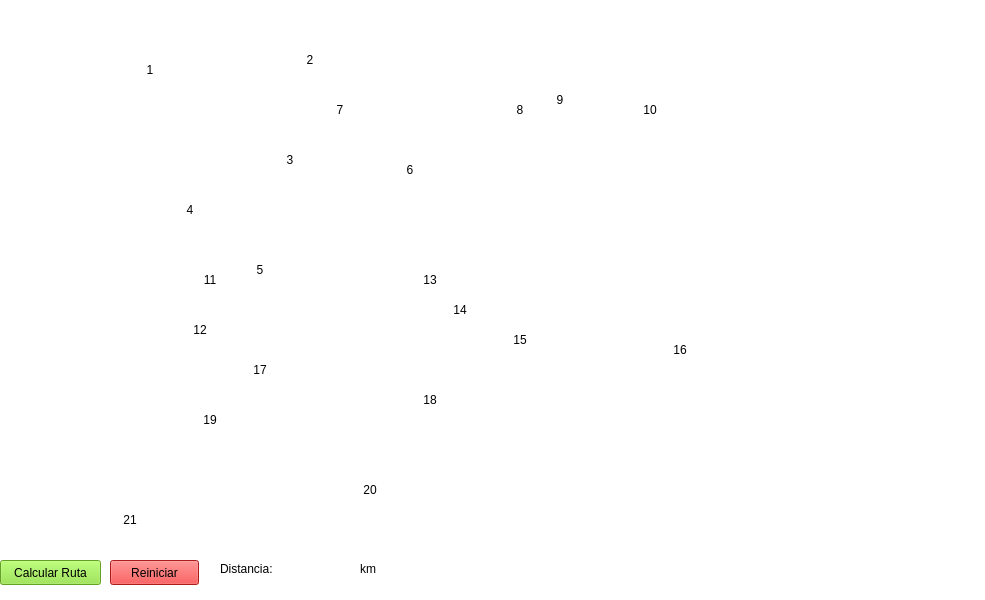
<?xml version="1.0" encoding="UTF-8"?>
<ui version="4.0">
 <class>ventanaPrincipal</class>
 <widget class="QMainWindow" name="ventanaPrincipal">
  <property name="geometry">
   <rect>
    <x>0</x>
    <y>0</y>
    <width>985</width>
    <height>600</height>
   </rect>
  </property>
  <property name="minimumSize">
   <size>
    <width>985</width>
    <height>600</height>
   </size>
  </property>
  <property name="maximumSize">
   <size>
    <width>985</width>
    <height>600</height>
   </size>
  </property>
  <property name="windowTitle">
   <string>Santo Domingo - Rutas</string>
  </property>
  <property name="styleSheet">
   <string notr="true">
background-color: rgb(255, 255, 255);</string>
  </property>
  <widget class="QWidget" name="centralwidget">
   <widget class="QPushButton" name="boton_generar">
    <property name="geometry">
     <rect>
      <x>0</x>
      <y>560</y>
      <width>101</width>
      <height>25</height>
     </rect>
    </property>
    <property name="styleSheet">
     <string notr="true">background-color: rgb(138, 226, 52);</string>
    </property>
    <property name="text">
     <string>Calcular Ruta</string>
    </property>
   </widget>
   <widget class="QPushButton" name="boton_reiniciar">
    <property name="geometry">
     <rect>
      <x>110</x>
      <y>560</y>
      <width>89</width>
      <height>25</height>
     </rect>
    </property>
    <property name="styleSheet">
     <string notr="true">background-color: rgb(239, 41, 41);</string>
    </property>
    <property name="text">
     <string>Reiniciar</string>
    </property>
   </widget>
   <widget class="QLabel" name="label">
    <property name="geometry">
     <rect>
      <x>220</x>
      <y>560</y>
      <width>81</width>
      <height>17</height>
     </rect>
    </property>
    <property name="styleSheet">
     <string notr="true">background-color: rgb(255, 255, 255);</string>
    </property>
    <property name="text">
     <string>Distancia: </string>
    </property>
   </widget>
   <widget class="QLabel" name="distancia">
    <property name="enabled">
     <bool>true</bool>
    </property>
    <property name="geometry">
     <rect>
      <x>290</x>
      <y>560</y>
      <width>67</width>
      <height>17</height>
     </rect>
    </property>
    <property name="font">
     <font>
      <kerning>true</kerning>
     </font>
    </property>
    <property name="toolTip">
     <string/>
    </property>
    <property name="styleSheet">
     <string notr="true">background-color: rgb(238, 238, 236);
selection-background-color: rgb(252, 233, 79);
background-color: rgb(255, 255, 255);</string>
    </property>
    <property name="text">
     <string/>
    </property>
   </widget>
   <widget class="QLabel" name="label_3">
    <property name="geometry">
     <rect>
      <x>360</x>
      <y>560</y>
      <width>21</width>
      <height>17</height>
     </rect>
    </property>
    <property name="styleSheet">
     <string notr="true">background-color: rgb(255, 255, 255);</string>
    </property>
    <property name="text">
     <string>km</string>
    </property>
   </widget>
   <widget class="QLabel" name="contenedor_imagen">
    <property name="geometry">
     <rect>
      <x>-10</x>
      <y>-10</y>
      <width>1000</width>
      <height>610</height>
     </rect>
    </property>
    <property name="minimumSize">
     <size>
      <width>1000</width>
      <height>610</height>
     </size>
    </property>
    <property name="maximumSize">
     <size>
      <width>1000</width>
      <height>610</height>
     </size>
    </property>
    <property name="styleSheet">
     <string notr="true"/>
    </property>
    <property name="text">
     <string/>
    </property>
    <property name="pixmap">
     <pixmap>img/nodos_mapa.png</pixmap>
    </property>
   </widget>
   <widget class="QPushButton" name="nodo">
    <property name="geometry">
     <rect>
      <x>140</x>
      <y>60</y>
      <width>20</width>
      <height>20</height>
     </rect>
    </property>
    <property name="minimumSize">
     <size>
      <width>20</width>
      <height>20</height>
     </size>
    </property>
    <property name="maximumSize">
     <size>
      <width>20</width>
      <height>20</height>
     </size>
    </property>
    <property name="styleSheet">
     <string notr="true">border-radius : 50;
background-color: rgb(255, 255, 255);</string>
    </property>
    <property name="text">
     <string>1</string>
    </property>
   </widget>
   <widget class="QPushButton" name="nodo_2">
    <property name="geometry">
     <rect>
      <x>300</x>
      <y>50</y>
      <width>20</width>
      <height>20</height>
     </rect>
    </property>
    <property name="minimumSize">
     <size>
      <width>20</width>
      <height>20</height>
     </size>
    </property>
    <property name="maximumSize">
     <size>
      <width>20</width>
      <height>20</height>
     </size>
    </property>
    <property name="styleSheet">
     <string notr="true">border-radius : 50;
background-color: rgb(255, 255, 255);</string>
    </property>
    <property name="text">
     <string>2</string>
    </property>
   </widget>
   <widget class="QPushButton" name="nodo_3">
    <property name="geometry">
     <rect>
      <x>280</x>
      <y>150</y>
      <width>20</width>
      <height>20</height>
     </rect>
    </property>
    <property name="minimumSize">
     <size>
      <width>20</width>
      <height>20</height>
     </size>
    </property>
    <property name="maximumSize">
     <size>
      <width>20</width>
      <height>20</height>
     </size>
    </property>
    <property name="styleSheet">
     <string notr="true">border-radius : 50;
background-color: rgb(255, 255, 255);</string>
    </property>
    <property name="text">
     <string>3</string>
    </property>
   </widget>
   <widget class="QPushButton" name="nodo_4">
    <property name="geometry">
     <rect>
      <x>180</x>
      <y>200</y>
      <width>20</width>
      <height>20</height>
     </rect>
    </property>
    <property name="minimumSize">
     <size>
      <width>20</width>
      <height>20</height>
     </size>
    </property>
    <property name="maximumSize">
     <size>
      <width>20</width>
      <height>20</height>
     </size>
    </property>
    <property name="styleSheet">
     <string notr="true">border-radius : 50;
background-color: rgb(255, 255, 255);</string>
    </property>
    <property name="text">
     <string>4</string>
    </property>
   </widget>
   <widget class="QPushButton" name="nodo_5">
    <property name="geometry">
     <rect>
      <x>250</x>
      <y>260</y>
      <width>20</width>
      <height>20</height>
     </rect>
    </property>
    <property name="minimumSize">
     <size>
      <width>20</width>
      <height>20</height>
     </size>
    </property>
    <property name="maximumSize">
     <size>
      <width>20</width>
      <height>20</height>
     </size>
    </property>
    <property name="styleSheet">
     <string notr="true">border-radius : 50;
background-color: rgb(255, 255, 255);</string>
    </property>
    <property name="text">
     <string>5</string>
    </property>
   </widget>
   <widget class="QPushButton" name="nodo_6">
    <property name="geometry">
     <rect>
      <x>400</x>
      <y>160</y>
      <width>20</width>
      <height>20</height>
     </rect>
    </property>
    <property name="minimumSize">
     <size>
      <width>20</width>
      <height>20</height>
     </size>
    </property>
    <property name="maximumSize">
     <size>
      <width>20</width>
      <height>20</height>
     </size>
    </property>
    <property name="styleSheet">
     <string notr="true">border-radius : 50;
background-color: rgb(255, 255, 255);</string>
    </property>
    <property name="text">
     <string>6</string>
    </property>
   </widget>
   <widget class="QPushButton" name="nodo_7">
    <property name="geometry">
     <rect>
      <x>330</x>
      <y>100</y>
      <width>20</width>
      <height>20</height>
     </rect>
    </property>
    <property name="minimumSize">
     <size>
      <width>20</width>
      <height>20</height>
     </size>
    </property>
    <property name="maximumSize">
     <size>
      <width>20</width>
      <height>20</height>
     </size>
    </property>
    <property name="styleSheet">
     <string notr="true">border-radius : 50;
background-color: rgb(255, 255, 255);</string>
    </property>
    <property name="text">
     <string>7</string>
    </property>
   </widget>
   <widget class="QPushButton" name="nodo_8">
    <property name="geometry">
     <rect>
      <x>510</x>
      <y>100</y>
      <width>20</width>
      <height>20</height>
     </rect>
    </property>
    <property name="minimumSize">
     <size>
      <width>20</width>
      <height>20</height>
     </size>
    </property>
    <property name="maximumSize">
     <size>
      <width>20</width>
      <height>20</height>
     </size>
    </property>
    <property name="styleSheet">
     <string notr="true">border-radius : 50;
background-color: rgb(255, 255, 255);</string>
    </property>
    <property name="text">
     <string>8</string>
    </property>
   </widget>
   <widget class="QPushButton" name="nodo_9">
    <property name="geometry">
     <rect>
      <x>550</x>
      <y>90</y>
      <width>20</width>
      <height>20</height>
     </rect>
    </property>
    <property name="minimumSize">
     <size>
      <width>20</width>
      <height>20</height>
     </size>
    </property>
    <property name="maximumSize">
     <size>
      <width>20</width>
      <height>20</height>
     </size>
    </property>
    <property name="styleSheet">
     <string notr="true">border-radius : 50;
background-color: rgb(255, 255, 255);</string>
    </property>
    <property name="text">
     <string>9</string>
    </property>
   </widget>
   <widget class="QPushButton" name="nodo_10">
    <property name="geometry">
     <rect>
      <x>640</x>
      <y>100</y>
      <width>20</width>
      <height>20</height>
     </rect>
    </property>
    <property name="minimumSize">
     <size>
      <width>20</width>
      <height>20</height>
     </size>
    </property>
    <property name="maximumSize">
     <size>
      <width>20</width>
      <height>20</height>
     </size>
    </property>
    <property name="styleSheet">
     <string notr="true">border-radius : 50;
background-color: rgb(255, 255, 255);</string>
    </property>
    <property name="text">
     <string>10</string>
    </property>
   </widget>
   <widget class="QPushButton" name="nodo_11">
    <property name="geometry">
     <rect>
      <x>200</x>
      <y>270</y>
      <width>20</width>
      <height>20</height>
     </rect>
    </property>
    <property name="minimumSize">
     <size>
      <width>20</width>
      <height>20</height>
     </size>
    </property>
    <property name="maximumSize">
     <size>
      <width>20</width>
      <height>20</height>
     </size>
    </property>
    <property name="styleSheet">
     <string notr="true">border-radius : 50;
background-color: rgb(255, 255, 255);</string>
    </property>
    <property name="text">
     <string>11</string>
    </property>
   </widget>
   <widget class="QPushButton" name="nodo_12">
    <property name="geometry">
     <rect>
      <x>190</x>
      <y>320</y>
      <width>20</width>
      <height>20</height>
     </rect>
    </property>
    <property name="minimumSize">
     <size>
      <width>20</width>
      <height>20</height>
     </size>
    </property>
    <property name="maximumSize">
     <size>
      <width>20</width>
      <height>20</height>
     </size>
    </property>
    <property name="styleSheet">
     <string notr="true">border-radius : 50;
background-color: rgb(255, 255, 255);</string>
    </property>
    <property name="text">
     <string>12</string>
    </property>
   </widget>
   <widget class="QPushButton" name="nodo_13">
    <property name="geometry">
     <rect>
      <x>420</x>
      <y>270</y>
      <width>20</width>
      <height>20</height>
     </rect>
    </property>
    <property name="minimumSize">
     <size>
      <width>20</width>
      <height>20</height>
     </size>
    </property>
    <property name="maximumSize">
     <size>
      <width>20</width>
      <height>20</height>
     </size>
    </property>
    <property name="styleSheet">
     <string notr="true">border-radius : 50;
background-color: rgb(255, 255, 255);</string>
    </property>
    <property name="text">
     <string>13</string>
    </property>
   </widget>
   <widget class="QPushButton" name="nodo_14">
    <property name="geometry">
     <rect>
      <x>450</x>
      <y>300</y>
      <width>20</width>
      <height>20</height>
     </rect>
    </property>
    <property name="minimumSize">
     <size>
      <width>20</width>
      <height>20</height>
     </size>
    </property>
    <property name="maximumSize">
     <size>
      <width>20</width>
      <height>20</height>
     </size>
    </property>
    <property name="styleSheet">
     <string notr="true">border-radius : 50;
background-color: rgb(255, 255, 255);</string>
    </property>
    <property name="text">
     <string>14</string>
    </property>
   </widget>
   <widget class="QPushButton" name="nodo_15">
    <property name="geometry">
     <rect>
      <x>510</x>
      <y>330</y>
      <width>20</width>
      <height>20</height>
     </rect>
    </property>
    <property name="minimumSize">
     <size>
      <width>20</width>
      <height>20</height>
     </size>
    </property>
    <property name="maximumSize">
     <size>
      <width>20</width>
      <height>20</height>
     </size>
    </property>
    <property name="styleSheet">
     <string notr="true">border-radius : 50;
background-color: rgb(255, 255, 255);</string>
    </property>
    <property name="text">
     <string>15</string>
    </property>
   </widget>
   <widget class="QPushButton" name="nodo_16">
    <property name="geometry">
     <rect>
      <x>670</x>
      <y>340</y>
      <width>20</width>
      <height>20</height>
     </rect>
    </property>
    <property name="minimumSize">
     <size>
      <width>20</width>
      <height>20</height>
     </size>
    </property>
    <property name="maximumSize">
     <size>
      <width>20</width>
      <height>20</height>
     </size>
    </property>
    <property name="styleSheet">
     <string notr="true">border-radius : 50;
background-color: rgb(255, 255, 255);</string>
    </property>
    <property name="text">
     <string>16</string>
    </property>
   </widget>
   <widget class="QPushButton" name="nodo_17">
    <property name="geometry">
     <rect>
      <x>250</x>
      <y>360</y>
      <width>20</width>
      <height>20</height>
     </rect>
    </property>
    <property name="minimumSize">
     <size>
      <width>20</width>
      <height>20</height>
     </size>
    </property>
    <property name="maximumSize">
     <size>
      <width>20</width>
      <height>20</height>
     </size>
    </property>
    <property name="styleSheet">
     <string notr="true">border-radius : 50;
background-color: rgb(255, 255, 255);</string>
    </property>
    <property name="text">
     <string>17</string>
    </property>
   </widget>
   <widget class="QPushButton" name="nodo_18">
    <property name="geometry">
     <rect>
      <x>420</x>
      <y>390</y>
      <width>20</width>
      <height>20</height>
     </rect>
    </property>
    <property name="minimumSize">
     <size>
      <width>20</width>
      <height>20</height>
     </size>
    </property>
    <property name="maximumSize">
     <size>
      <width>20</width>
      <height>20</height>
     </size>
    </property>
    <property name="styleSheet">
     <string notr="true">border-radius : 50;
background-color: rgb(255, 255, 255);</string>
    </property>
    <property name="text">
     <string>18</string>
    </property>
   </widget>
   <widget class="QPushButton" name="nodo_19">
    <property name="geometry">
     <rect>
      <x>200</x>
      <y>410</y>
      <width>20</width>
      <height>20</height>
     </rect>
    </property>
    <property name="minimumSize">
     <size>
      <width>20</width>
      <height>20</height>
     </size>
    </property>
    <property name="maximumSize">
     <size>
      <width>20</width>
      <height>20</height>
     </size>
    </property>
    <property name="styleSheet">
     <string notr="true">border-radius : 50;
background-color: rgb(255, 255, 255);</string>
    </property>
    <property name="text">
     <string>19</string>
    </property>
   </widget>
   <widget class="QPushButton" name="nodo_20">
    <property name="geometry">
     <rect>
      <x>360</x>
      <y>480</y>
      <width>20</width>
      <height>20</height>
     </rect>
    </property>
    <property name="minimumSize">
     <size>
      <width>20</width>
      <height>20</height>
     </size>
    </property>
    <property name="maximumSize">
     <size>
      <width>20</width>
      <height>20</height>
     </size>
    </property>
    <property name="styleSheet">
     <string notr="true">border-radius : 50;
background-color: rgb(255, 255, 255);</string>
    </property>
    <property name="text">
     <string>20</string>
    </property>
   </widget>
   <widget class="QPushButton" name="nodo_21">
    <property name="geometry">
     <rect>
      <x>120</x>
      <y>510</y>
      <width>20</width>
      <height>20</height>
     </rect>
    </property>
    <property name="minimumSize">
     <size>
      <width>20</width>
      <height>20</height>
     </size>
    </property>
    <property name="maximumSize">
     <size>
      <width>20</width>
      <height>20</height>
     </size>
    </property>
    <property name="styleSheet">
     <string notr="true">border-radius : 50;
background-color: rgb(255, 255, 255);</string>
    </property>
    <property name="text">
     <string>21</string>
    </property>
   </widget>
   <zorder>contenedor_imagen</zorder>
   <zorder>boton_generar</zorder>
   <zorder>boton_reiniciar</zorder>
   <zorder>label</zorder>
   <zorder>distancia</zorder>
   <zorder>label_3</zorder>
   <zorder>nodo</zorder>
   <zorder>nodo_2</zorder>
   <zorder>nodo_3</zorder>
   <zorder>nodo_4</zorder>
   <zorder>nodo_5</zorder>
   <zorder>nodo_6</zorder>
   <zorder>nodo_7</zorder>
   <zorder>nodo_8</zorder>
   <zorder>nodo_9</zorder>
   <zorder>nodo_10</zorder>
   <zorder>nodo_11</zorder>
   <zorder>nodo_12</zorder>
   <zorder>nodo_13</zorder>
   <zorder>nodo_14</zorder>
   <zorder>nodo_15</zorder>
   <zorder>nodo_16</zorder>
   <zorder>nodo_17</zorder>
   <zorder>nodo_18</zorder>
   <zorder>nodo_19</zorder>
   <zorder>nodo_20</zorder>
   <zorder>nodo_21</zorder>
  </widget>
 </widget>
 <resources/>
 <connections/>
</ui>
